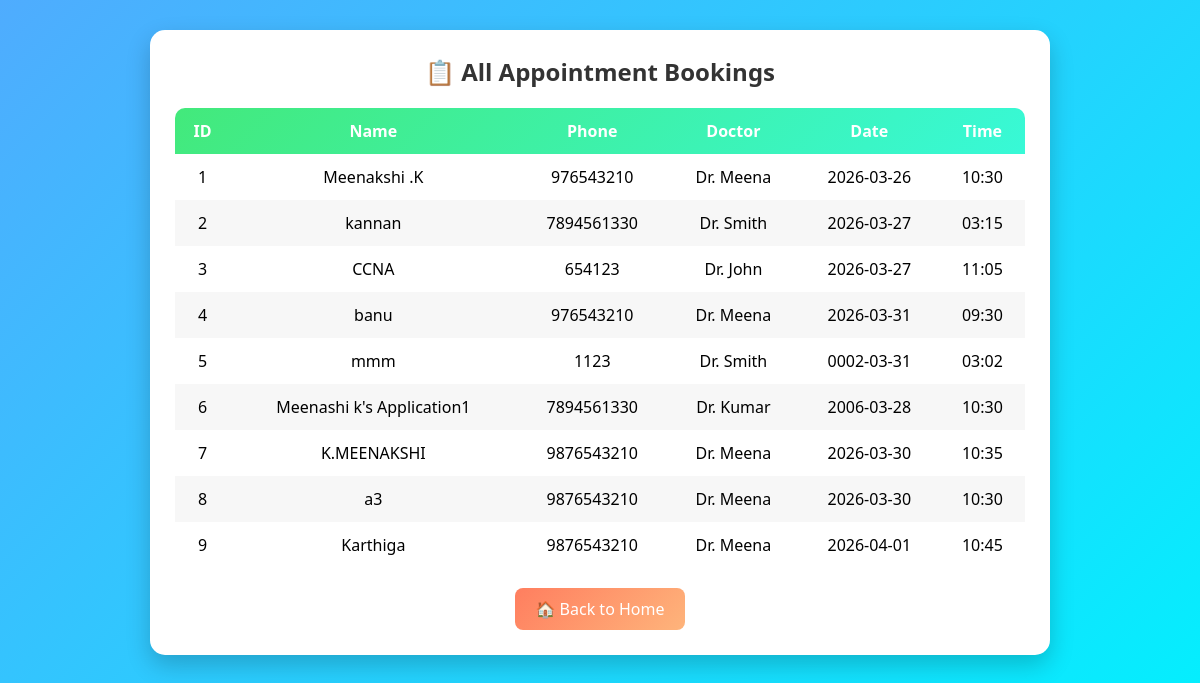
Screenshot of /appointments (signed in) with the database file from the repository.
### tables this page shows
CREATE TABLE appointments (
    id INTEGER PRIMARY KEY AUTOINCREMENT,
    name TEXT,
    phone TEXT,
    doctor TEXT,
    date TEXT,
    time TEXT
);

### app.py (the view)
@app.route('/appointments')
def appointments():
    if not session.get('logged_in'):
        return redirect('/login')
    conn = sqlite3.connect(db_path)
    c = conn.cursor()
    c.execute("SELECT * FROM appointments")
    data = c.fetchall()
    conn.close()
    return render_template('appointments.html', appointments=data)

### templates/appointments.html (shortened to what this page needs)
<!DOCTYPE html>
<html>
<head>
</head>
<body>
<div class="container">
    <h2>📋 All Appointment Bookings</h2>
    <table>
        <thead>
            <tr>
                <th>ID</th>
                <th>Name</th>
                <th>Phone</th>
                <th>Doctor</th>
                <th>Date</th>
                <th>Time</th>
            </tr>
        </thead>
        <tbody>
            {% for row in appointments %}
            <tr>
                <td>{{ row[0] }}</td>
                <td>{{ row[1] }}</td>
                <td>{{ row[2] }}</td>
                <td>{{ row[3] }}</td>
                <td>{{ row[4] }}</td>
                <td>{{ row[5] }}</td>
            </tr>
            {% endfor %}
        </tbody>
    </table>
    <a href="/" class="back-btn">🏠 Back to Home</a>
</div>
</body>
</html>

### templates/appointments.html (style rules this page uses)
* { margin: 0; padding: 0; box-sizing: border-box; font-family: 'Segoe UI', sans-serif; }
body { background: linear-gradient(135deg, #4facfe, #00f2fe); min-height: 100vh; padding: 30px; }
.container { background: white; padding: 25px; border-radius: 15px; max-width: 900px; margin: auto; box-shadow: 0 10px 25px rgba(0,0,0,0.2); animation: fadeIn 0.6s ease-in-out; }
h2 { text-align: center; margin-bottom: 20px; color: #333; }
table { width: 100%; border-collapse: collapse; overflow: hidden; border-radius: 10px; }
thead { background: linear-gradient(135deg, #43e97b, #38f9d7); color: white; }
th, td { padding: 12px; text-align: center; }
tbody tr { transition: 0.3s; }
tbody tr:nth-child(even) { background: #f7f7f7; }
th { font-weight: 600; }
.back-btn { display: block; width: fit-content; margin: 20px auto 0; padding: 10px 20px; border-radius: 8px; background: linear-gradient(135deg, #ff7e5f, #feb47b); color: white; text-decoration: none; transition: 0.3s; }

### rows the page displays
appointments: id "1", name "Meenakshi .K", phone "976543210", doctor "Dr. Meena", date "2026-03-26", time "10:30"
appointments: id "2", name "kannan", phone "7894561330", doctor "Dr. Smith", date "2026-03-27", time "03:15"
appointments: id "3", name "CCNA", phone "654123", doctor "Dr. John", date "2026-03-27", time "11:05"
appointments: id "4", name "banu", phone "976543210", doctor "Dr. Meena", date "2026-03-31", time "09:30"
appointments: id "5", name "mmm", phone "1123", doctor "Dr. Smith", date "0002-03-31", time "03:02"
appointments: id "6", name "Meenashi k's Application1", phone "7894561330", doctor "Dr. Kumar", date "2006-03-28", time "10:30"
appointments: id "7", name "K.MEENAKSHI", phone "9876543210", doctor "Dr. Meena", date "2026-03-30", time "10:35"
appointments: id "8", name "a3", phone "9876543210", doctor "Dr. Meena", date "2026-03-30", time "10:30"
appointments: id "9", name "Karthiga", phone "9876543210", doctor "Dr. Meena", date "2026-04-01", time "10:45"
